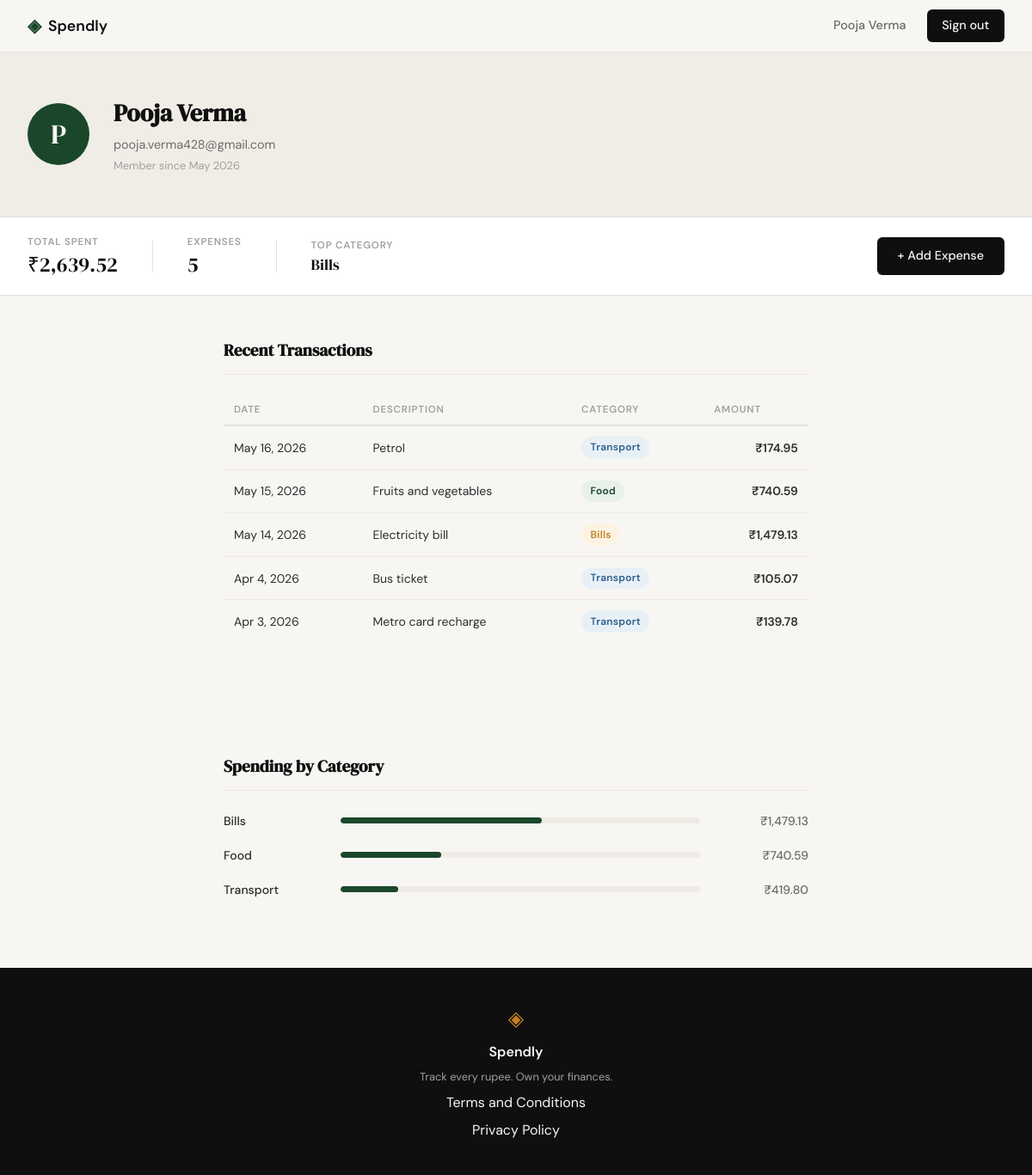
Screenshot of /profile (signed in) with the database file from the repository.
### tables this page shows
CREATE TABLE users (
            id            INTEGER PRIMARY KEY AUTOINCREMENT,
            name          TEXT    NOT NULL,
            email         TEXT    UNIQUE NOT NULL,
            password_hash TEXT    NOT NULL,
            created_at    TEXT    DEFAULT (datetime('now'))
        );

CREATE TABLE expenses (
            id          INTEGER PRIMARY KEY AUTOINCREMENT,
            user_id     INTEGER NOT NULL REFERENCES users(id),
            amount      REAL    NOT NULL,
            category    TEXT    NOT NULL,
            date        TEXT    NOT NULL,
            description TEXT,
            created_at  TEXT    DEFAULT (datetime('now'))
        );

### app.py (the view)
@app.route("/profile")
def profile():
    if not session.get("user_id"):
        return redirect(url_for("login"))
    user_id      = session["user_id"]
    user         = get_user_by_id(user_id)
    stats        = get_summary_stats(user_id)
    transactions = get_recent_transactions(user_id, limit=5)
    breakdown    = get_category_breakdown(user_id)
    return render_template(
        "profile.html",
        user=user,
        stats=stats,
        transactions=transactions,
        breakdown=breakdown,
        fmt_date=_fmt_date,
    )

### app.py (called while the page is built)
def _fmt_date(iso):
    try:
        d = datetime.strptime(iso, "%Y-%m-%d")
        return f"{d.strftime('%b')} {d.day}, {d.year}"
    except Exception:
        return iso

### database/db.py (called while the page is built)
def get_db():
    conn = sqlite3.connect(DB_PATH)
    conn.row_factory = sqlite3.Row
    conn.execute("PRAGMA foreign_keys = ON")
    return conn

### database/queries.py (called while the page is built)
def get_user_by_id(user_id):
    conn = get_db()
    try:
        row = conn.execute(
            "SELECT name, email, created_at FROM users WHERE id = ?",
            (user_id,),
        ).fetchone()
        if row is None:
            return None
        try:
            dt = datetime.fromisoformat(row["created_at"])
            member_since = dt.strftime("%B %Y")
        except Exception:
            member_since = row["created_at"]
        return {"name": row["name"], "email": row["email"], "member_since": member_since}
    finally:
        conn.close()

def get_summary_stats(user_id):
    conn = get_db()
    try:
        row = conn.execute(
            "SELECT COALESCE(SUM(amount), 0.0) AS total_spent,"
            " COUNT(*) AS transaction_count"
            " FROM expenses WHERE user_id = ?",
            (user_id,),
        ).fetchone()
        top = conn.execute(
            "SELECT category FROM expenses WHERE user_id = ?"
            " GROUP BY category ORDER BY SUM(amount) DESC LIMIT 1",
            (user_id,),
        ).fetchone()
        return {
            "total_spent": row["total_spent"],
            "transaction_count": row["transaction_count"],
            "top_category": top["category"] if top else "—",
        }
    finally:
        conn.close()

def get_recent_transactions(user_id, limit=10):
    conn = get_db()
    try:
        rows = conn.execute(
            "SELECT date, description, category, amount"
            " FROM expenses WHERE user_id = ?"
            " ORDER BY date DESC, id DESC LIMIT ?",
            (user_id, limit),
        ).fetchall()
        return [dict(r) for r in rows]
    finally:
        conn.close()

### templates/profile.html (shortened to what this page needs)
{% extends "base.html" %}
{% block head %}
<link rel="stylesheet" href="{{ url_for('static', filename='css/profile.css') }}">
{% endblock %}
{% block content %}
<div class="profile-page">
    <div class="profile-header">
        <div class="profile-header-inner">
            <div class="profile-avatar">{{ user["name"][0].upper() }}</div>
            <div class="profile-meta">
                <h1 class="profile-name">{{ user["name"] }}</h1>
                <p class="profile-email">{{ user["email"] }}</p>
                <p class="profile-since">Member since {{ user.member_since }}</p>
            </div>
        </div>
    </div>
    <div class="profile-stats">
        <div class="profile-stats-inner">
            <div class="stat-card">
                <span class="stat-label">Total Spent</span>
                <span class="stat-value">₹{{ "{:,.2f}".format(stats.total_spent) }}</span>
            </div>
            <div class="stat-card">
                <span class="stat-label">Expenses</span>
                <span class="stat-value">{{ stats.transaction_count }}</span>
            </div>
            <div class="stat-card">
                <span class="stat-label">Top Category</span>
                <span class="stat-value stat-value--sm">{{ stats.top_category }}</span>
            </div>
            <div class="stat-cta">
                <a href="{{ url_for('add_expense') }}" class="btn-primary">+ Add Expense</a>
            </div>
        </div>
    </div>
    <div class="profile-body">
        <div class="profile-body-inner">
            <h2 class="section-title">Recent Transactions</h2>
            {% if transactions %}
            <div class="transactions-wrap">
                <table class="transactions-table">
                    <thead>
                        <tr>
                            <th>Date</th>
                            <th>Description</th>
                            <th>Category</th>
                            <th class="col-amount">Amount</th>
                        </tr>
                    </thead>
                    <tbody>
                        {% for e in transactions %}
                        <tr>
                            <td class="col-date">{{ fmt_date(e["date"]) }}</td>
                            <td class="col-desc">{{ e["description"] or "—" }}</td>
                            <td>
                                <span class="badge badge--{{ e['category'] | lower | replace(' ', '-') }}">
                                    {{ e["category"] }}
                                </span>
                            </td>
                            <td class="col-amount">₹{{ "{:,.2f}".format(e["amount"]) }}</td>
                        </tr>
                        {% endfor %}
                    </tbody>
                </table>
            </div>
            {% else %}
            <p class="no-expenses">No transactions yet.</p>
            {% endif %}
        </div>
    </div>
    <div class="profile-body">
        <div class="profile-body-inner">
            <h2 class="section-title">Spending by Category</h2>
            {% if breakdown %}
                <div class="category-list">
                    {% for item in breakdown %}
                    <div class="category-row">
                        <div class="category-name">{{ item.name }}</div>
                        <div class="category-bar-track">
                            <div class="category-bar-fill"
                                 style="width: {{ item.pct }}%"></div>
                        </div>
                        <div class="category-amount">₹{{ "{:,.2f}".format(item.amount) }}</div>
                    </div>
                    {% endfor %}
                </div>
            {% else %}
                <p class="no-expenses">
                    No expenses recorded yet.
                    <a href="{{ url_for('add_expense') }}">Add your first one.</a>
                </p>
            {% endif %}
        </div>
    </div>
</div>
{% endblock %}

### templates/base.html (shortened to what this page needs)
<!DOCTYPE html>
<html lang="en">
<head>
    <link rel="stylesheet" href="{{ url_for('static', filename='css/style.css') }}">
    {% block head %}{% endblock %}
</head>
<body>
    <nav class="navbar">
        <div class="nav-inner">
            <a href="{{ url_for('landing') }}" class="nav-brand">
                <span class="brand-icon">◈</span>
                <span class="brand-name">Spendly</span>
            </a>
            <div class="nav-links">
                {% if session.get("user_id") %}
                <a href="{{ url_for('profile') }}">{{ session.get("user_name", "Profile") }}</a>
                <a href="{{ url_for('logout') }}" class="nav-cta">Sign out</a>
                {% else %}
                <a href="{{ url_for('login') }}">Sign in</a>
                <a href="{{ url_for('register') }}" class="nav-cta">Get started</a>
                {% endif %}
            </div>
        </div>
    </nav>
    <main class="main-content">
        {% block content %}{% endblock %}
    </main>
    <footer class="footer">
        <div class="footer-inner">
            <span class="brand-icon">◈</span>
            <span class="footer-name">Spendly</span>
            <p class="footer-copy">Track every rupee. Own your finances.</p>
            <a href="/terms">Terms and Conditions</a>
            <a href="/privacy">Privacy Policy</a>
        </div>
    </footer>
</body>
</html>

### static/css/style.css (style rules this page uses)
:root { --ink: #0f0f0f; --ink-soft: #2d2d2d; --ink-muted: #6b6b6b; --ink-faint: #a0a0a0; --paper: #f7f6f3; --paper-warm: #f0ede6; --paper-card: #ffffff; --accent: #1a472a; --accent-light: #e8f0eb; --accent-2: #c17f24; --accent-2-light: #fdf3e3; --danger: #c0392b; --danger-light: #fdecea; --border: #e4e1da; --border-soft: #eeebe4; --font-display: 'DM Serif Display', Georgia, serif; --font-body: 'DM Sans', system-ui, sans-serif; --max-width: 1200px; --auth-width: 440px; --radius-sm: 6px; --radius-md: 12px; --radius-lg: 20px; }
*, *::before, *::after { box-sizing: border-box; margin: 0; padding: 0; }
html { font-size: 16px; scroll-behavior: smooth; }
body { background: var(--paper); color: var(--ink); font-family: var(--font-body); font-size: 1rem; line-height: 1.6; -webkit-font-smoothing: antialiased; }
a { color: inherit; text-decoration: none; }
.navbar { position: sticky; top: 0; z-index: 100; background: var(--paper); border-bottom: 1px solid var(--border); padding: 0 2rem; }
.nav-inner { max-width: var(--max-width); margin: 0 auto; height: 60px; display: flex; align-items: center; justify-content: space-between; }
.nav-brand { display: flex; align-items: center; gap: 0.5rem; font-family: var(--font-body); font-weight: 600; font-size: 1.1rem; color: var(--ink); }
.brand-icon { color: var(--accent); font-size: 1.3rem; }
.brand-name { color: var(--ink); }
.nav-links { display: flex; align-items: center; gap: 1.5rem; font-size: 0.9rem; font-weight: 500; }
.nav-links a { color: var(--ink-muted); transition: color 0.2s; }
.nav-cta { background: var(--ink) !important; color: var(--paper) !important; padding: 0.45rem 1.1rem; border-radius: var(--radius-sm); transition: background 0.2s !important; }
.main-content { min-height: calc(100vh - 60px - 100px); }
.btn-primary { display: inline-block; background: var(--ink); color: var(--paper); padding: 0.65rem 1.5rem; border-radius: var(--radius-sm); font-family: var(--font-body); font-size: 0.9rem; font-weight: 500; cursor: pointer; border: none; transition: background 0.2s; text-decoration: none; }
.footer { background: var(--ink); color: var(--paper); padding: 2.5rem 2rem; text-align: center; }
.footer-inner { display: flex; flex-direction: column; align-items: center; gap: 0.4rem; }
.footer .brand-icon { color: var(--accent-2); font-size: 1.5rem; }
.footer-name { font-weight: 600; font-size: 1rem; }
.footer-copy { font-size: 0.8rem; color: var(--ink-faint); }

### rows the page displays
users: get "Pooja Verma", name "P", name "Pooja Verma", email "pooja.verma428@gmail.com"
expenses: top_category "Bills", date "May 14, 2026", description "Electricity bill", category "Bills", amount "1,479.13", name "Bills", {{ item.pct }} 56 (drawn)
expenses: date "May 16, 2026", description "Petrol", category "Transport", amount "174.95"
expenses: date "May 15, 2026", description "Fruits and vegetables", category "Food", amount "740.59", name "Food", {{ item.pct }} 28 (drawn)
expenses: date "Apr 4, 2026", description "Bus ticket", category "Transport", amount "105.07"
expenses: date "Apr 3, 2026", description "Metro card recharge", category "Transport", amount "139.78"

### other values shown
{{ user.member_since }} "May 2026"
{{ "{:,.2f}".format(stats.total_spent) }} "2,639.52"
{{ stats.transaction_count }} "5"
{{ item.name }} "Transport"
{{ "{:,.2f}".format(item.amount) }} "419.80"
